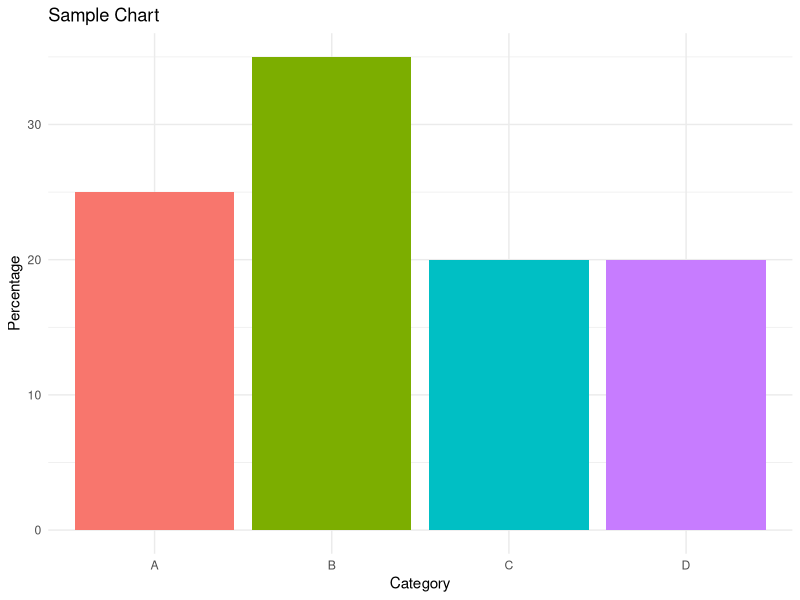

The R source for this figure:
## ---- chunk 1
knitr::opts_chunk$set(echo = FALSE, warning = FALSE, message = FALSE)
## ---- chunk 2
# Simple chart example (optional)
library(ggplot2)
data <- data.frame(
  Category = c("A", "B", "C", "D"),
  Value = c(25, 35, 20, 20)
)

ggplot(data, aes(x = Category, y = Value, fill = Category)) +
  geom_col() +
  theme_minimal() +
  labs(title = "Sample Chart", y = "Percentage") +
  theme(legend.position = "none")
